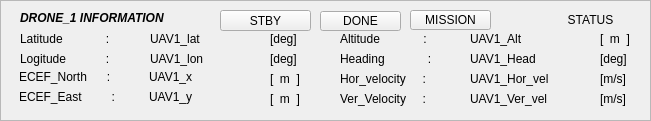
  <widget class="QFrame" name="frame_intruder_2">
   <property name="geometry">
    <rect>
     <x>1180</x>
     <y>500</y>
     <width>651</width>
     <height>121</height>
    </rect>
   </property>
   <property name="frameShape">
    <enum>QFrame::StyledPanel</enum>
   </property>
   <property name="frameShadow">
    <enum>QFrame::Raised</enum>
   </property>
   <widget class="QLabel" name="UAV1_alt">
    <property name="geometry">
     <rect>
      <x>470</x>
      <y>30</y>
      <width>107</width>
      <height>17</height>
     </rect>
    </property>
    <property name="text">
     <string>UAV1_Alt</string>
    </property>
   </widget>
   <widget class="QLabel" name="UAV1_head">
    <property name="geometry">
     <rect>
      <x>470</x>
      <y>50</y>
      <width>107</width>
      <height>17</height>
     </rect>
    </property>
    <property name="text">
     <string>UAV1_Head</string>
    </property>
   </widget>
   <widget class="QLabel" name="label_83">
    <property name="geometry">
     <rect>
      <x>340</x>
      <y>50</y>
      <width>111</width>
      <height>17</height>
     </rect>
    </property>
    <property name="text">
     <string>Heading             :</string>
    </property>
   </widget>
   <widget class="QLabel" name="label_84">
    <property name="geometry">
     <rect>
      <x>340</x>
      <y>30</y>
      <width>107</width>
      <height>17</height>
     </rect>
    </property>
    <property name="text">
     <string>Altitude             :</string>
    </property>
   </widget>
   <widget class="QLabel" name="label_85">
    <property name="geometry">
     <rect>
      <x>340</x>
      <y>70</y>
      <width>111</width>
      <height>17</height>
     </rect>
    </property>
    <property name="text">
     <string>Hor_velocity     :</string>
    </property>
   </widget>
   <widget class="QLabel" name="label_86">
    <property name="geometry">
     <rect>
      <x>340</x>
      <y>90</y>
      <width>111</width>
      <height>17</height>
     </rect>
    </property>
    <property name="text">
     <string>Ver_Velocity     :</string>
    </property>
   </widget>
   <widget class="QLabel" name="IN_UAV1_Hor_vel">
    <property name="geometry">
     <rect>
      <x>470</x>
      <y>70</y>
      <width>121</width>
      <height>17</height>
     </rect>
    </property>
    <property name="text">
     <string>UAV1_Hor_vel</string>
    </property>
   </widget>
   <widget class="QLabel" name="IN_UAV1_Ver_vel">
    <property name="geometry">
     <rect>
      <x>470</x>
      <y>90</y>
      <width>121</width>
      <height>17</height>
     </rect>
    </property>
    <property name="text">
     <string>UAV1_Ver_vel</string>
    </property>
   </widget>
   <widget class="QLabel" name="label_87">
    <property name="geometry">
     <rect>
      <x>19</x>
      <y>88</y>
      <width>107</width>
      <height>17</height>
     </rect>
    </property>
    <property name="text">
     <string>ECEF_East         :</string>
    </property>
   </widget>
   <widget class="QLabel" name="label_88">
    <property name="geometry">
     <rect>
      <x>20</x>
      <y>50</y>
      <width>107</width>
      <height>17</height>
     </rect>
    </property>
    <property name="text">
     <string>Logitude            :</string>
    </property>
   </widget>
   <widget class="QLabel" name="IN_UAV1_y">
    <property name="geometry">
     <rect>
      <x>149</x>
      <y>88</y>
      <width>107</width>
      <height>17</height>
     </rect>
    </property>
    <property name="text">
     <string>UAV1_y</string>
    </property>
   </widget>
   <widget class="QLabel" name="UAV1_lat">
    <property name="geometry">
     <rect>
      <x>150</x>
      <y>30</y>
      <width>107</width>
      <height>17</height>
     </rect>
    </property>
    <property name="text">
     <string>UAV1_lat</string>
    </property>
   </widget>
   <widget class="QLabel" name="label_90">
    <property name="geometry">
     <rect>
      <x>20</x>
      <y>30</y>
      <width>107</width>
      <height>17</height>
     </rect>
    </property>
    <property name="text">
     <string>Latitude             :</string>
    </property>
   </widget>
   <widget class="QLabel" name="UAV1_lon">
    <property name="geometry">
     <rect>
      <x>150</x>
      <y>50</y>
      <width>107</width>
      <height>17</height>
     </rect>
    </property>
    <property name="text">
     <string>UAV1_lon</string>
    </property>
   </widget>
   <widget class="QLabel" name="IN_UAV1_x">
    <property name="geometry">
     <rect>
      <x>149</x>
      <y>68</y>
      <width>107</width>
      <height>17</height>
     </rect>
    </property>
    <property name="text">
     <string>UAV1_x</string>
    </property>
   </widget>
   <widget class="QLabel" name="label_91">
    <property name="geometry">
     <rect>
      <x>19</x>
      <y>68</y>
      <width>107</width>
      <height>17</height>
     </rect>
    </property>
    <property name="text">
     <string>ECEF_North      :</string>
    </property>
   </widget>
   <widget class="QLabel" name="label_93">
    <property name="geometry">
     <rect>
      <x>270</x>
      <y>30</y>
      <width>41</width>
      <height>17</height>
     </rect>
    </property>
    <property name="text">
     <string>[deg]</string>
    </property>
   </widget>
   <widget class="QLabel" name="label_94">
    <property name="geometry">
     <rect>
      <x>270</x>
      <y>50</y>
      <width>41</width>
      <height>17</height>
     </rect>
    </property>
    <property name="text">
     <string>[deg]</string>
    </property>
   </widget>
   <widget class="QLabel" name="label_95">
    <property name="geometry">
     <rect>
      <x>270</x>
      <y>90</y>
      <width>41</width>
      <height>17</height>
     </rect>
    </property>
    <property name="text">
     <string>[  m  ]</string>
    </property>
   </widget>
   <widget class="QLabel" name="label_96">
    <property name="geometry">
     <rect>
      <x>600</x>
      <y>30</y>
      <width>41</width>
      <height>17</height>
     </rect>
    </property>
    <property name="text">
     <string>[  m  ]</string>
    </property>
   </widget>
   <widget class="QLabel" name="label_97">
    <property name="geometry">
     <rect>
      <x>600</x>
      <y>90</y>
      <width>41</width>
      <height>17</height>
     </rect>
    </property>
    <property name="text">
     <string>[m/s]</string>
    </property>
   </widget>
   <widget class="QLabel" name="label_98">
    <property name="geometry">
     <rect>
      <x>600</x>
      <y>70</y>
      <width>41</width>
      <height>17</height>
     </rect>
    </property>
    <property name="text">
     <string>[m/s]</string>
    </property>
   </widget>
   <widget class="QLabel" name="label_99">
    <property name="geometry">
     <rect>
      <x>600</x>
      <y>50</y>
      <width>41</width>
      <height>17</height>
     </rect>
    </property>
    <property name="text">
     <string>[deg]</string>
    </property>
   </widget>
   <widget class="QLabel" name="label_100">
    <property name="geometry">
     <rect>
      <x>270</x>
      <y>70</y>
      <width>41</width>
      <height>17</height>
     </rect>
    </property>
    <property name="text">
     <string>[  m  ]</string>
    </property>
   </widget>
   <widget class="QLabel" name="label_101">
    <property name="geometry">
     <rect>
      <x>20</x>
      <y>10</y>
      <width>201</width>
      <height>17</height>
     </rect>
    </property>
    <property name="frameShape">
     <enum>QFrame::NoFrame</enum>
    </property>
    <property name="text">
     <string>&lt;html&gt;&lt;head/&gt;&lt;body&gt;&lt;p&gt;&lt;span style=&quot; font-weight:600; font-style:italic;&quot;&gt;DRONE_1 INFORMATION&lt;/span&gt;&lt;/p&gt;&lt;/body&gt;&lt;/html&gt;</string>
    </property>
   </widget>
   <widget class="QPushButton" name="UAV1_mission_button">
    <property name="geometry">
     <rect>
      <x>410</x>
      <y>10</y>
      <width>81</width>
      <height>20</height>
     </rect>
    </property>
    <property name="text">
     <string>MISSION</string>
    </property>
   </widget>
   <widget class="QPushButton" name="UAV1_stby_button">
    <property name="geometry">
     <rect>
      <x>220</x>
      <y>10</y>
      <width>91</width>
      <height>21</height>
     </rect>
    </property>
    <property name="text">
     <string>STBY</string>
    </property>
   </widget>
   <widget class="QLabel" name="UAV1_Status">
    <property name="geometry">
     <rect>
      <x>540</x>
      <y>10</y>
      <width>101</width>
      <height>21</height>
     </rect>
    </property>
    <property name="text">
     <string>&lt;html&gt;&lt;head/&gt;&lt;body&gt;&lt;p align=&quot;center&quot;&gt;STATUS&lt;/p&gt;&lt;/body&gt;&lt;/html&gt;</string>
    </property>
   </widget>
   <widget class="QPushButton" name="UAV1_done_button">
    <property name="geometry">
     <rect>
      <x>320</x>
      <y>11</y>
      <width>81</width>
      <height>20</height>
     </rect>
    </property>
    <property name="text">
     <string>DONE</string>
    </property>
   </widget>
  </widget>
